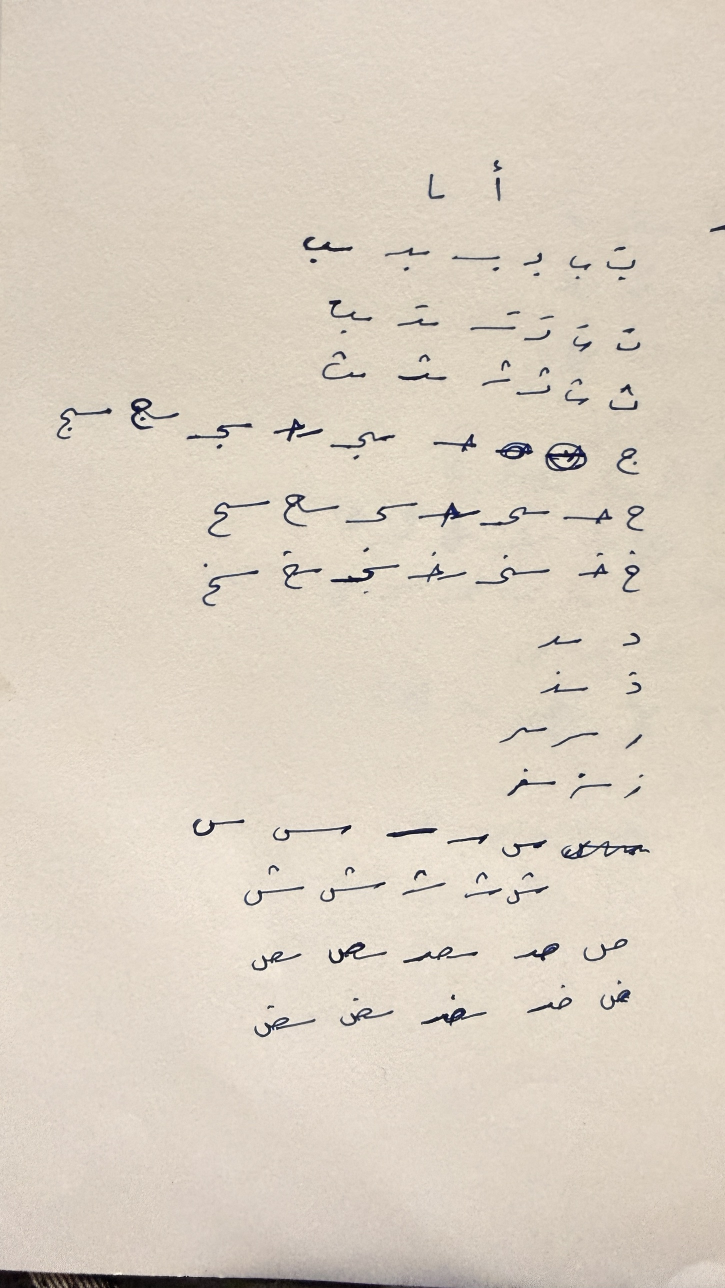
#> input picture handwriting-font/sources/src8.jpg, 1450 x 2576 px (shown at 1/2 size)
$ python extract.py
#> lines starting #> are read from the running program, lines starting #| are printed output that depends on the picture; after the words box and inside, x2 and y2 are one past the last pixel; in counts of white or black regions, pixels touching at a corner belong together
### handwriting-font/font/glyphmap.py
"""Which drawing on which sheet becomes which glyph.

box = (x0, y0, x1, y1) in the sheet photo's pixels. row = glyphs written on one line
(their joins give that line's baseline). form: isol / init / medi / fina / mark / digit."""

S5, S6, S8, S4 = 'src5.jpg', 'src6.jpg', 'src8.jpg', 'src4.jpg'

G = {}
def g(name, src, box, form, row, **kw):
    G[name] = dict(src=src, box=box, form=form, row=row, **kw)

# ---- sheet 8: ا ب ت ث ج ح خ د ذ ر ز س ش ص ض ----
g('alef', S8, (980, 350, 1008, 405), 'isol', 'a8', hard=True)
g('alef.fina', S8, (857, 348, 889, 398), 'fina', 'a8')
g('beh', S8, (1213, 500, 1271, 561), 'isol', 'b8', drop_above=True)
g('beh.init', S8, (1046, 505, 1084, 552), 'init', 'b8')
g('beh.medi', S8, (770, 495, 860, 543), 'medi', 'b8')
g('beh.fina', S8, (606, 473, 706, 527), 'fina', 'b8')
g('teh', S8, (1232, 656, 1281, 702), 'isol', 't8')
g('teh.init', S8, (1048, 622, 1108, 681), 'init', 't8')
g('teh.medi', S8, (794, 609, 878, 652), 'medi', 't8')
g('teh.fina', S8, (606, 473, 706, 527), 'fina', 'b8', drop_below=True, add_mark=('teh.medi', 'above', 0.42))
g('theh', S8, (1218, 768, 1276, 820), 'isol', 'th8')
g('theh.init', S8, (1032, 734, 1101, 790), 'init', 'th8')
g('theh.medi', S8, (796, 708, 894, 761), 'medi', 'th8')
g('theh.fina', S8, (644, 702, 732, 759), 'fina', 'th8')
g('jeem', S8, (1233, 896, 1279, 950), 'isol', 'j8')
g('jeem.init', S8, (867, 868, 953, 912), 'init', 'j8', thin=True, grow=1.3)
g('jeem.medi', S8, (547, 837, 646, 890), 'medi', 'j8', thin=True, grow=1.3)
g('jeem.fina', S8, (113, 815, 224, 879), 'fina', 'j8')
g('hah', S8, (1253, 1011, 1289, 1063), 'isol', 'h8')
g('hah.init', S8, (1127, 1017, 1225, 1048), 'init', 'h8', thin=True, grow=1.3)
g('hah.medi', S8, (836, 998, 958, 1055), 'medi', 'h8', hard=True, thin=True, grow=1.3)
g('hah.fina', S8, (415, 1001, 540, 1075), 'fina', 'h8')
g('khah', S8, (1244, 1100, 1280, 1185), 'isol', 'kh8')
g('khah.init', S8, (1157, 1100, 1217, 1156), 'init', 'kh8', thin=True, grow=1.3)
g('khah.medi', S8, (815, 1095, 934, 1165), 'medi', 'kh8', thin=True, grow=1.3)
g('khah.fina', S8, (404, 1120, 518, 1213), 'fina', 'kh8')
g('dal', S8, (1245, 1265, 1281, 1293), 'isol', 'd8')
g('dal.fina', S8, (1076, 1271, 1164, 1297), 'fina', 'd8')
g('thal', S8, (1252, 1343, 1283, 1389), 'isol', 'dh8')
g('thal.fina', S8, (1081, 1342, 1176, 1387), 'fina', 'dh8')
g('reh', S8, (1251, 1468, 1285, 1498), 'isol', 'r8')
g('reh.fina', S8, (1102, 1464, 1197, 1495), 'fina', 'r8')
g('zain', S8, (1248, 1549, 1287, 1597), 'isol', 'z8')
g('zain.fina', S8, (1139, 1546, 1224, 1597), 'fina', 'z8')
g('seen', S8, (385, 1637, 489, 1672), 'isol', 's8')     # writer swapped these two on the sheet
g('seen.init', S8, (894, 1667, 978, 1689), 'init', 's8', keep_flat=True)
g('seen.medi', S8, (773, 1656, 875, 1675), 'medi', 's8', keep_flat=True)
g('seen.fina', S8, (1004, 1679, 1094, 1715), 'fina', 's8')
g('sheen', S8, (640, 1733, 772, 1804), 'isol', 'sh8')   # writer swapped these two on the sheet
g('sheen.init', S8, (929, 1744, 1004, 1796), 'init', 'sh8')
g('sheen.medi', S8, (805, 1740, 892, 1791), 'medi', 'sh8')
g('sheen.fina', S8, (1013, 1744, 1098, 1809), 'fina', 'sh8', thin=True)
g('sad', S8, (1167, 1877, 1256, 1923), 'isol', 'sd8')
g('sad.init', S8, (806, 1893, 905, 1927), 'init', 'sd8', hard=True)   # middle form, right connector cut off
g('sad.medi', S8, (806, 1893, 956, 1927), 'medi', 'sd8')
g('sad.fina', S8, (657, 1884, 774, 1927), 'fina', 'sd8')
g('dad', S8, (1200, 1960, 1261, 2020), 'isol', 'dd8')
g('dad.init', S8, (1054, 1969, 1144, 2026), 'init', 'dd8')
g('dad.medi', S8, (842, 1989, 974, 2052), 'medi', 'dd8')
g('dad.fina', S8, (680, 1996, 787, 2052), 'fina', 'dd8')

# ---- sheet 6: ط ظ ع غ ك ل م ن ه ة و ي ء أ إ آ ؤ لا ----
g('tah', S6, (1188, 418, 1265, 487), 'isol', 'tt6')
g('tah.init', S6, (1047, 407, 1131, 479), 'init', 'tt6')
g('tah.medi', S6, (861, 548, 1029, 643), 'medi', 'zz6', hard=True, drop_dots=True)   # = medial ظ without its dot
g('tah.fina', S6, (731, 388, 822, 465), 'fina', 'tt6')
g('zah', S6, (1202, 570, 1266, 645), 'isol', 'zz6')
g('zah.init', S6, (1030, 548, 1148, 643), 'init', 'zz6', hard=True)
g('zah.medi', S6, (861, 548, 1029, 643), 'medi', 'zz6', hard=True)
g('zah.fina', S6, (719, 563, 825, 628), 'fina', 'zz6')
g('ain', S6, (1237, 744, 1297, 821), 'isol', 'ai6')
g('ain.init', S6, (1108, 750, 1172, 787), 'init', 'ai6')
g('ain.medi', S6, (903, 749, 1036, 782), 'medi', 'ai6')
g('ain.fina', S6, (747, 745, 827, 811), 'fina', 'ai6')
g('ghain', S6, (1238, 880, 1296, 989), 'isol', 'gh6')
g('ghain.init', S6, (1141, 899, 1207, 963), 'init', 'gh6')
g('ghain.medi', S6, (936, 893, 1065, 962), 'medi', 'gh6')
g('ghain.fina', S6, (802, 900, 885, 1003), 'fina', 'gh6')
g('kaf', S6, (1220, 1090, 1299, 1146), 'isol', 'k6')
g('kaf.init', S4, (553, 890, 645, 970), 'init', 'k4')
g('kaf.medi', S6, (788, 1043, 931, 1117), 'medi', 'k6')
g('kaf.fina', S6, (649, 1046, 759, 1101), 'fina', 'k6')
g('lam', S6, (1269, 1201, 1304, 1257), 'isol', 'l6')
g('lam.init', S6, (1103, 1206, 1178, 1250), 'init', 'l6')
g('lam.medi', S6, (549, 1181, 724, 1244), 'medi', 'l6')
g('lam.fina', S6, (803, 1190, 888, 1259), 'fina', 'l6')
g('meem', S6, (1251, 1341, 1301, 1397), 'isol', 'm6')
g('meem.init', S6, (1083, 1339, 1206, 1378), 'init', 'm6')
g('meem.medi', S6, (965, 1356, 1037, 1382), 'medi', 'm6', keep=True, blind=True)
g('meem.fina', S6, (305, 1322, 428, 1387), 'fina', 'm6')
g('noon', S6, (1260, 1455, 1306, 1515), 'isol', 'n6')
g('noon.init', S6, (1126, 1459, 1219, 1510), 'init', 'n6')
g('noon.medi', S6, (934, 1452, 1068, 1518), 'medi', 'n6')
g('noon.fina', S6, (642, 1466, 725, 1524), 'fina', 'n6')
g('heh', S6, (1372, 1610, 1415, 1644), 'isol', 'hh6')
g('heh.init', S6, (1216, 1602, 1309, 1663), 'init', 'hh6')
g('heh.medi', S6, (668, 1610, 823, 1713), 'medi', 'hh6')
g('heh.fina', S6, (497, 1619, 589, 1649), 'fina', 'hh6')
g('tehMarbuta', S6, (275, 1566, 322, 1628), 'isol', 'hh6')
g('tehMarbuta.fina', S6, (154, 1561, 238, 1627), 'fina', 'hh6')
g('waw', S6, (1357, 1772, 1418, 1828), 'isol', 'w6')
g('waw.fina', S6, (1255, 1781, 1324, 1829), 'fina', 'w6')
g('yeh', S6, (1303, 1940, 1369, 2012), 'isol', 'y6')
g('yeh.init', S6, (1105, 1958, 1224, 2001), 'init', 'y6')
g('yeh.medi', S6, (905, 1944, 1041, 2010), 'medi', 'y6')
g('yeh.fina', S6, (715, 1932, 864, 1997), 'fina', 'y6')
g('hamza', S6, (401, 1905, 444, 1949), 'isol', 'y6')
g('alefHamzaAbove', S6, (1343, 2086, 1372, 2169), 'isol', 'aa6')
g('alefHamzaAbove.fina', S6, (1225, 2064, 1287, 2162), 'fina', 'aa6')
g('alefHamzaBelow', S6, (1167, 2102, 1189, 2195), 'isol', 'aa6')
g('alefHamzaBelow.fina', S6, (1052, 2093, 1111, 2192), 'fina', 'aa6')
g('alefMadda', S6, (941, 2059, 1000, 2148), 'isol', 'aa6', hard=True)
g('alefMadda.fina', S6, (856, 2059, 940, 2148), 'fina', 'aa6', hard=True)
g('wawHamza', S6, (639, 2074, 692, 2160), 'isol', 'aa6')
g('wawHamza.fina', S6, (732, 2085, 803, 2167), 'fina', 'aa6')
g('lamalef', S6, (523, 2094, 576, 2149), 'isol', 'aa6')
g('lamalef.fina', S6, (393, 2094, 482, 2145), 'fina', 'aa6')

# ---- sheet 5: ف ق ئ ى, digits, marks ----
g('feh', S5, (347, 813, 447, 907), 'isol', 'f5')
g('feh.init', S5, (920, 816, 1044, 936), 'init', 'f5')
g('feh.medi', S5, (482, 836, 657, 934), 'medi', 'f5')
g('feh.fina', S5, (724, 831, 879, 922), 'fina', 'f5')
g('qaf', S5, (282, 986, 367, 1093), 'isol', 'q5')
g('qaf.init', S5, (107, 972, 240, 1097), 'init', 'q5')
g('qaf.medi', S5, (788, 989, 937, 1086), 'medi', 'q5')
g('qaf.fina', S5, (623, 1016, 731, 1118), 'fina', 'q5')
g('yehHamza', S5, (1046, 1147, 1107, 1239), 'isol', 'yh5')
g('yehHamza.init', S5, (508, 1181, 583, 1292), 'init', 'yh5')
g('yehHamza.medi', S5, (635, 1185, 802, 1287), 'medi', 'yh5')
g('yehHamza.fina', S5, (875, 1183, 993, 1278), 'fina', 'yh5')
g('alefMaksura', S5, (342, 1237, 429, 1296), 'isol', 'yh5')
g('alefMaksura.fina', S5, (138, 1241, 300, 1304), 'fina', 'yh5')
for d, box in zip('٠١٢٣٤٥٦٧٨٩', [(391, 1473, 412, 1495), (1109, 1386, 1134, 1449), (1026, 1393, 1086, 1445),
        (920, 1391, 997, 1482), (841, 1391, 919, 1482), (762, 1427, 820, 1477), (673, 1421, 732, 1498),
        (587, 1428, 630, 1485), (515, 1435, 576, 1488), (449, 1426, 502, 1496)]):
    g('digit%d' % '٠١٢٣٤٥٦٧٨٩'.index(d), S5, box, 'digit', 'dg5', hard=d in '٣٤')
# marks: (mark box, the tatweel line it was written against)
g('fatha', S5, (1349, 1570, 1417, 1612), 'mark', 'mk5', ref=(1362, 1667, 1430, 1685), side='top')
g('kasra', S5, (1247, 1725, 1308, 1766), 'mark', 'mk5', ref=(1222, 1676, 1309, 1703), side='bottom')
g('fathatan', S5, (1052, 1605, 1119, 1648), 'mark', 'mk5', ref=(1047, 1681, 1154, 1712), side='top')
g('kasratan', S5, (917, 1752, 965, 1803), 'mark', 'mk5', ref=(921, 1695, 996, 1725), side='bottom')
g('dammatan', S5, (728, 1630, 835, 1680), 'mark', 'mk5', ref=(770, 1700, 881, 1734), side='top')
g('damma', S5, (583, 1630, 645, 1673), 'mark', 'mk5', ref=(588, 1714, 678, 1738), side='top')
g('sukun', S5, (440, 1665, 480, 1700), 'mark', 'mk5', ref=(423, 1720, 522, 1752), side='top')

JOINS = {'isol': (False, False), 'init': (True, False), 'medi': (True, True), 'fina': (False, True),
         'digit': (False, False), 'mark': (False, False)}     # (joins on visual LEFT, joins on visual RIGHT)

### handwriting-font/pens/repen.py
"""Re-ink handwriting with a different pen.

Ink -> centre-line skeleton -> stamp a pen shape along the skeleton.
A round pen stamps a disc; a qalam (broad nib) stamps a thin slanted line,
so stroke thickness changes with direction, like Ruqʿah calligraphy."""
import numpy as np, cv2
from skimage.morphology import skeletonize

UP = 3  # work at 3x for smooth edges


def ink_mask(bgr, k=61, t=0.70, min_area=25):
    g = bgr[:, :, 2].astype(np.float32)  # red channel: blue and black ink are both dark
    bg = cv2.morphologyEx(g, cv2.MORPH_CLOSE, cv2.getStructuringElement(cv2.MORPH_ELLIPSE, (k, k)))
    bg = cv2.GaussianBlur(bg, (0, 0), k / 4)
    n = np.clip(g / np.maximum(bg, 1), 0, 1.2)
    n = cv2.resize(n, None, fx=UP, fy=UP, interpolation=cv2.INTER_CUBIC)
    n = cv2.GaussianBlur(n, (0, 0), UP * 0.6)
    m = (n < t).astype(np.uint8)
    cnt, lab, st, _ = cv2.connectedComponentsWithStats(m, connectivity=8)
    keep = np.zeros(cnt, bool); keep[1:] = st[1:, 4] >= min_area * UP * UP
    return keep[lab]


def stroke_width(mask):
    dt = cv2.distanceTransform(mask.astype(np.uint8), cv2.DIST_L2, 5)
    sk = skeletonize(mask)
    return 2 * float(np.median(dt[sk])) if sk.any() else 1.0


def _neighbours(sk):
    k = np.ones((3, 3), np.uint8); k[1, 1] = 0
    return cv2.filter2D(sk.astype(np.uint8), -1, k, borderType=cv2.BORDER_CONSTANT)


# [19 lines left out: function prune, not called in this run]


def skeleton(mask, w):
    return prune(skeletonize(mask), int(w * 1.2))


# [7 lines left out: function nib_kernel, not called in this run]


def disc(d):
    d = max(1, int(round(d)))
    return cv2.getStructuringElement(cv2.MORPH_ELLIPSE, (d, d))


# [31 lines left out: functions repen, render, not called in this run]

### handwriting-font/font/extract.py
"""Stage 1: cut each glyph out of its sheet, straighten its row, find its baseline.

Output per glyph (all in 3x sheet pixels, glyph-local): mask, baseline y, row slope,
stroke width of its sheet."""
import sys, pickle, numpy as np, cv2
sys.path.insert(0, '../pens')
from repen import ink_mask, stroke_width, UP
from glyphmap import G, JOINS

SRC = '../sources/'
M = 60          # crop margin (1x px) so the background estimate is sound


def crop_mask(src_img, box, hard):
    x0, y0, x1, y1 = box
    H, W = src_img.shape[:2]
    X0, Y0 = max(0, x0 - M), max(0, y0 - M)
    X1, Y1 = min(W, x1 + M), min(H, y1 + M)
    m = ink_mask(src_img[Y0:Y1, X0:X1])
    bx0, by0, bx1, by1 = (x0 - X0) * UP, (y0 - Y0) * UP, (x1 - X0) * UP, (y1 - Y0) * UP
    inside = np.zeros_like(m); inside[by0:by1, bx0:bx1] = True
    if hard:
        m = m & inside
        n, lab, st, _ = cv2.connectedComponentsWithStats(m.astype(np.uint8), connectivity=8)
        if n > 2:                                   # specks the box edge sliced off a neighbour
            big = st[1:, 4].max()
            for i in range(1, n):
                if st[i, 4] < 0.06 * big: m = m & (lab != i)
    else:
        n, lab, st, _ = cv2.connectedComponentsWithStats(m.astype(np.uint8), connectivity=8)
        keep = np.zeros(n, bool)
        for i in range(1, n):
            comp = lab == i
            keep[i] = (comp & inside).sum() >= 0.5 * st[i, 4]
        m = keep[lab]
    ys, xs = np.where(m)
    pad = 12 * UP
    cx0, cy0 = max(0, xs.min() - pad), max(0, ys.min() - pad)
    cx1, cy1 = min(m.shape[1], xs.max() + pad), min(m.shape[0], ys.max() + pad)
    m = m[cy0:cy1, cx0:cx1]
    # origin of this glyph-local frame in sheet 1x coords
    return m, (X0 + cx0 / UP, Y0 + cy0 / UP)


def drop_marks(m, where):
    n, lab, st, _ = cv2.connectedComponentsWithStats(m.astype(np.uint8), connectivity=8)
    if n <= 2: return m
    big = int(np.argmax(st[1:, 4])) + 1
    by0, bh = st[big, 1], st[big, 3]
    for i in range(1, n):
        if i == big or st[i, 4] > 0.35 * st[big, 4]: continue
        cy = st[i, 1] + st[i, 3] / 2
        if (where == 'above' and cy < by0 + 0.35 * bh) or (where == 'below' and cy > by0 + 0.6 * bh):
            m = m & (lab != i)
    return m


def marks_of(m, where):
    """The small components above/below the main body."""
    n, lab, st, _ = cv2.connectedComponentsWithStats(m.astype(np.uint8), connectivity=8)
    big = int(np.argmax(st[1:, 4])) + 1
    out = np.zeros_like(m)
    by0, bh = st[big, 1], st[big, 3]
    for i in range(1, n):
        if i == big: continue
        cy = st[i, 1] + st[i, 3] / 2
        if (where == 'above' and cy < by0 + 0.5 * bh) or (where == 'below' and cy > by0 + 0.5 * bh):
            out |= lab == i
    return out


def main_body(m):
    n, lab, st, _ = cv2.connectedComponentsWithStats(m.astype(np.uint8), connectivity=8)
    return lab == (int(np.argmax(st[1:, 4])) + 1)


def join_point(m, side, w):
    """Where the connection runs: the most-inked row near that edge (a flick or a hook
    spreads its ink over many rows, the connecting stroke piles it on one)."""
    n, lab, st, _ = cv2.connectedComponentsWithStats(m.astype(np.uint8), connectivity=8)
    big = st[1:, 4].max()
    b = np.isin(lab, [i for i in range(1, n) if st[i, 4] >= 0.25 * big])     # every real stroke, not the dots
    ys, xs = np.where(b)
    band = (xs <= xs.min() + 3 * w) if side == 'left' else (xs >= xs.max() - 3 * w)
    yb = ys[band]
    bins = np.arange(yb.min(), yb.max() + w, max(2.0, w / 2))
    h, edges = np.histogram(yb, bins=bins)
    k = int(np.argmax(h))
    y = float(np.median(yb[(yb >= edges[k]) & (yb < edges[k + 1] + w / 2)]))
    x = float(xs.min() if side == 'left' else xs.max())
    return x, y


def run(out_path):
    imgs = {}
    raw = {}
    for name, s in G.items():
        if s['src'] not in imgs: imgs[s['src']] = cv2.imread(SRC + s['src'])
        m, org = crop_mask(imgs[s['src']], s['box'], s.get('hard', False))
        if s.get('drop_above'): m = drop_marks(m, 'above')
        if s.get('drop_below'): m = drop_marks(m, 'below')
        if s.get('drop_dots'):
            n_, lab_, st_, _ = cv2.connectedComponentsWithStats(m.astype(np.uint8), connectivity=8)
            big = st_[1:, 4].max()
            for i in range(1, n_):
                if st_[i, 4] < 0.12 * big: m = m & (lab_ != i)
        raw[name] = dict(mask=m, org=org)
    # pen width per sheet
    widths = {}
    for name, s in G.items():
        widths.setdefault(s['src'], []).append(stroke_width(raw[name]['mask']))
    W = {k: float(np.median(v)) for k, v in widths.items()}
    # marks borrowed from another glyph (ت dots on ب's end form, ج's dot)
    for name, s in G.items():
        if not s.get('add_mark'): continue
        donor, where, fx = s['add_mark']
        dm = marks_of(raw[donor]['mask'], where)
        ys, xs = np.where(dm)
        dm = dm[ys.min():ys.max() + 1, xs.min():xs.max() + 1]
        m = raw[name]['mask']; b = main_body(m)
        bys, bxs = np.where(b)
        w = W[s['src']]
        cx = bxs.min() + fx * (bxs.max() - bxs.min())
        cy = (bys.min() - 1.4 * w - dm.shape[0] / 2) if where == 'above' else (bys.max() + 1.2 * w + dm.shape[0] / 2)
        if where == 'below':
            # under the head: just below the body at that x
            col = np.where(b[:, int(cx)])[0]
            cy = (col.max() if len(col) else bys.max()) + 1.0 * w + dm.shape[0] / 2
        y0 = int(cy - dm.shape[0] / 2); x0 = int(cx - dm.shape[1] / 2)
        padt = max(0, -y0); padb = max(0, y0 + dm.shape[0] - m.shape[0])
        if padt or padb:
            m = np.pad(m, ((padt, padb), (0, 0))); y0 += padt
            raw[name]['org'] = (raw[name]['org'][0], raw[name]['org'][1] - padt / UP)
        m[y0:y0 + dm.shape[0], x0:x0 + dm.shape[1]] |= dm
        raw[name]['mask'] = m
    # baselines: each row's line through its joins (sheet 1x coords)
    rows = {}
    for name, s in G.items():
        if s['form'] in ('mark',): continue
        jl, jr = JOINS[s['form']]
        w = W[s['src']]; org = raw[name]['org']
        for side, on in (('left', jl), ('right', jr)):
            if on:
                x, y = join_point(raw[name]['mask'], side, w)
                rows.setdefault(s['row'], []).append((org[0] + x / UP, org[1] + y / UP))
    lines = {}
    for row, pts in rows.items():
        P = np.array(pts)
        if len(P) >= 2:
            sl = [(P[j, 1] - P[i, 1]) / (P[j, 0] - P[i, 0]) for i in range(len(P)) for j in range(i + 1, len(P)) if abs(P[j, 0] - P[i, 0]) > 20]
            m_ = float(np.clip(np.median(sl), -0.12, 0.12)) if sl else 0.0
        else:
            m_ = 0.0
        b_ = float(np.median(P[:, 1] - m_ * P[:, 0]))
        lines[row] = (m_, b_)
    # digits: they stand on the line
    dig = [n for n in G if G[n]['form'] == 'digit']
    bott = []
    for n in dig:
        m = raw[n]['mask']; ys, xs = np.where(m); org = raw[n]['org']
        bott.append((org[0] + xs.mean() / UP, org[1] + ys.max() / UP))
    P = np.array(bott); lines['dg5'] = (0.0, float(np.median(P[:, 1])))
    out = {}
    for name, s in G.items():
        m = raw[name]['mask']; org = raw[name]['org']; w = W[s['src']]
        if s['form'] == 'mark':
            out[name] = dict(mask=m, base=None, slope=0.0, w=w, src=s['src'], form='mark', side=s['side'])
            continue
        m_, b_ = lines.get(s['row'], (0.0, None))
        if b_ is None:   # a row without joins (shouldn't happen): use the body bottom
            ys, xs = np.where(m); b_ = org[1] + ys.max() / UP
        jl, jr = JOINS[s['form']]
        if jl or jr:     # a joining letter sits exactly where its own connections are
            pts = [join_point(m, side, w) for side, on in (('left', jl), ('right', jr)) if on]
            pts = [(org[0] + x / UP, org[1] + y / UP) for x, y in pts]
            if len(pts) == 2 and abs(pts[1][0] - pts[0][0]) > 8:
                m_ = float(np.clip((pts[1][1] - pts[0][1]) / (pts[1][0] - pts[0][0]), -0.15, 0.15))
            b_ = float(np.mean([y - m_ * x for x, y in pts]))
        # straighten: vertical shear by the row slope around the glyph centre
        xc = m.shape[1] / 2
        A = np.float32([[1, 0, 0], [-m_, 1, m_ * xc]])
        m2 = cv2.warpAffine(m.astype(np.uint8), A, (m.shape[1], m.shape[0]), flags=cv2.INTER_NEAREST) > 0
        xs_sheet = org[0] + xc / UP
        base_sheet = m_ * xs_sheet + b_
        base = (base_sheet - org[1]) * UP
        out[name] = dict(mask=m2, base=float(base), slope=m_, w=w, src=s['src'], form=s['form'])
    pickle.dump(dict(glyphs=out, widths=W, lines=lines), open(out_path, 'wb'))
    print('sheets pen width (3x px):', {k: round(v, 1) for k, v in W.items()})
    print('row slopes:', {k: round(v[0], 3) for k, v in lines.items()})


if __name__ == '__main__':
    run(sys.argv[1] if len(sys.argv) > 1 else 'stage1.pkl')
#> in ink_mask, `g = bgr[:, :, 2].astype(np.float32)`:
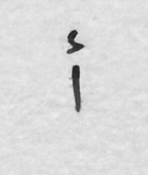
#> g: shape (175, 148) float32; min 23, max 238, mean 218.7
#> in ink_mask, `m = (n < t).astype(np.uint8)`:
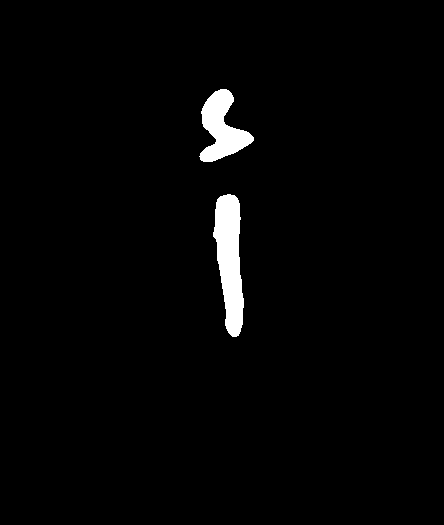
#> m: shape (525, 444); values 0 (black) and 1 (white), 2.1% white; 2 white regions, box (x1, y1, x2, y2) and area: (213, 194, 244, 337) 2947, (199, 89, 254, 162) 2059
#> in ink_mask, `cnt, lab, st, _ = cv2.connectedComponentsWithStats(m, connectivity=8)`:
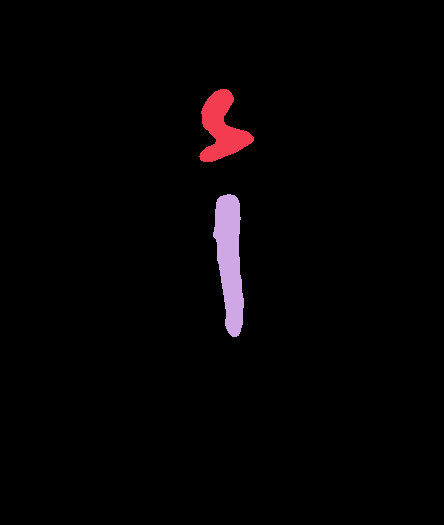
#> lab: shape (525, 444) int32; 3 distinct labels, from 0 to 2; one colour per label, 0 black
#> in ink_mask, `cnt, lab, st, _ = cv2.connectedComponentsWithStats(m, connectivity=8)`: cnt = 3; st = [[0, 0, 444, 525, 228094], [199, 89, 55, 73, 2059], [213, 194, 31, 143, 2947]]
#> in crop_mask, `m = m & inside`:
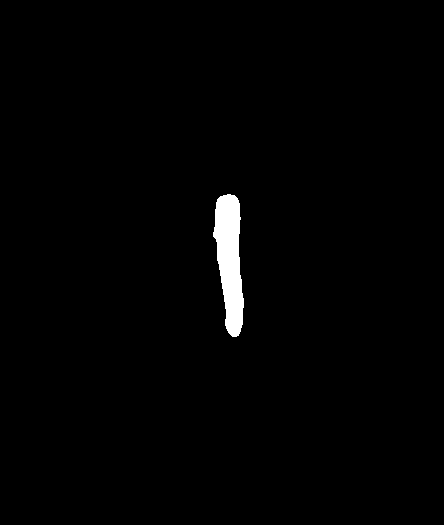
#> m: shape (525, 444) bool; 1.3% white; 1 white region, box (x1, y1, x2, y2) and area: (213, 194, 244, 337) 2947
#> in crop_mask, `n, lab, st, _ = cv2.connectedComponentsWithStats(m.astype(np.uint8), c..`: n = 2; st = [[0, 0, 444, 525, 230153], [213, 194, 31, 143, 2947]]
#> in crop_mask, `ys, xs = np.where(m)`: ys = 2947 values from 194 to 336; xs = 2947 values, max 243 at index 2326, min 213 at index 885, mean 229.4
#> in crop_mask, `cx0, cy0 = max(0, xs.min() - pad), max(0, ys.min() - pad)`: cx0 = 177; cy0 = 158
#> in crop_mask, `cx1, cy1 = min(m.shape[1], xs.max() + pad), min(m.shape[0], ys.max() +..`: cx1 = 279; cy1 = 372
#> in crop_mask, `m = m[cy0:cy1, cx0:cx1]`:
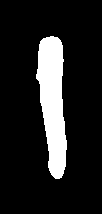
#> m: shape (214, 102) bool; 13.5% white; 1 white region, box (x1, y1, x2, y2) and area: (36, 36, 67, 179) 2947
#> in run, `m, org = crop_mask(imgs[s['src']], s['box'], s.get('hard', False))`: org = (979, 342.7)
#> the loop in run, `for name, s in G.items():` made 136 passes
#> pass 1, in stroke_width, `dt = cv2.distanceTransform(mask.astype(np.uint8), cv2.DIST_L2, 5)`:
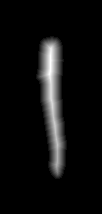
#> dt: shape (214, 102) float32; min 0, max 13, mean 0.752; drawn with min black and max white
#> pass 2, in stroke_width (call 2), `sk = skeletonize(mask)`:
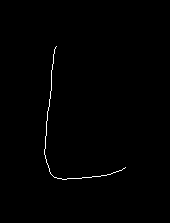
#> sk: shape (223, 170) bool; 0.54% white in thin lines or dots, all inside (x1, y1, x2, y2) = (44, 46, 126, 180)
#> after the loop in run, `for name, s in G.items():`: widths = 4 items
#> in run, `W = {k: float(np.median(v)) for k, v in widths.items()}`: W = {'src8.jpg': 16, 'src6.jpg': 20.99, 'src4.jpg': 14, 'src5.jpg': 28}
#> (the rest of the program and of its run is left out)
